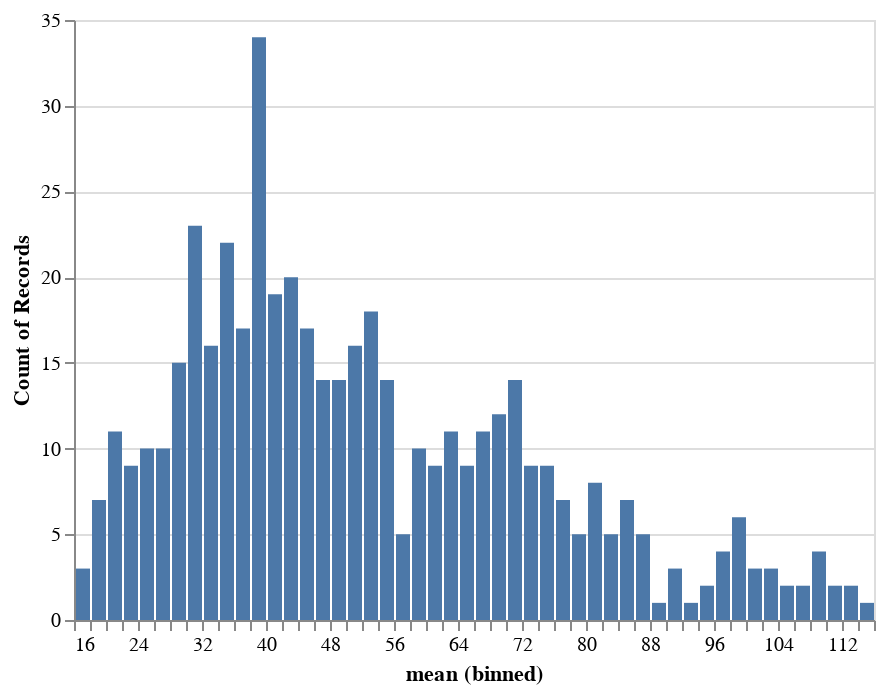

This figure's notebook cell:
### Code cell
a

### Figure 1 — Vega-Lite specification as saved in the notebook (floating-point values rounded to 4 significant figures; data arrays with more than 128 entries replaced by an {"elided": "..."} marker saying what was removed)
{"$schema": "https://vega.github.io/schema/vega-lite/v2.4.3.json", "config": {"view": {"height": 300, "width": 400}}, "data": {"values": {"elided": "481 records"}}, "encoding": {"x": {"bin": {"maxbins": 50}, "field": "mean", "type": "quantitative"}, "y": {"aggregate": "count", "type": "quantitative"}}, "mark": "bar"}
